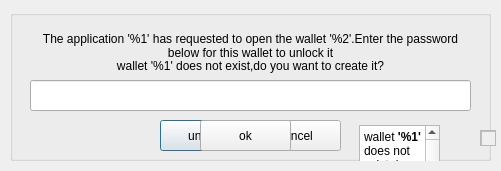
<?xml version="1.0" encoding="UTF-8"?>
<ui version="4.0">
 <class>password_dialog</class>
 <widget class="QDialog" name="password_dialog">
  <property name="geometry">
   <rect>
    <x>0</x>
    <y>0</y>
    <width>501</width>
    <height>171</height>
   </rect>
  </property>
  <property name="windowTitle">
   <string>lxqt wallet service</string>
  </property>
  <widget class="QGroupBox" name="groupBox">
   <property name="geometry">
    <rect>
     <x>10</x>
     <y>10</y>
     <width>481</width>
     <height>151</height>
    </rect>
   </property>
   <property name="title">
    <string/>
   </property>
   <widget class="QLabel" name="labelHeader">
    <property name="geometry">
     <rect>
      <x>20</x>
      <y>0</y>
      <width>441</width>
      <height>71</height>
     </rect>
    </property>
    <property name="text">
     <string>The application '%1' has requested to open the wallet '%2'.Enter the password below for this wallet to unlock it</string>
    </property>
    <property name="alignment">
     <set>Qt::AlignCenter</set>
    </property>
    <property name="wordWrap">
     <bool>true</bool>
    </property>
   </widget>
   <widget class="QLineEdit" name="lineEditKey">
    <property name="geometry">
     <rect>
      <x>20</x>
      <y>70</y>
      <width>441</width>
      <height>31</height>
     </rect>
    </property>
    <property name="echoMode">
     <enum>QLineEdit::Password</enum>
    </property>
   </widget>
   <widget class="QLabel" name="labelWalletDoesNotExist">
    <property name="geometry">
     <rect>
      <x>10</x>
      <y>10</y>
      <width>461</width>
      <height>91</height>
     </rect>
    </property>
    <property name="text">
     <string>wallet '%1' does not exist,do you want to create it?</string>
    </property>
    <property name="alignment">
     <set>Qt::AlignCenter</set>
    </property>
   </widget>
   <widget class="QTextEdit" name="textEdit_2">
    <property name="geometry">
     <rect>
      <x>349</x>
      <y>115</y>
      <width>81</width>
      <height>51</height>
     </rect>
    </property>
    <property name="html">
     <string>&lt;!DOCTYPE HTML PUBLIC &quot;-//W3C//DTD HTML 4.0//EN&quot; &quot;http://www.w3.org/TR/REC-html40/strict.dtd&quot;&gt;
&lt;html&gt;&lt;head&gt;&lt;meta name=&quot;qrichtext&quot; content=&quot;1&quot; /&gt;&lt;style type=&quot;text/css&quot;&gt;
p, li { white-space: pre-wrap; }
&lt;/style&gt;&lt;/head&gt;&lt;body style=&quot; font-family:'Sans Serif'; font-size:9pt; font-weight:400; font-style:normal;&quot;&gt;
&lt;p style=&quot; margin-top:0px; margin-bottom:0px; margin-left:0px; margin-right:0px; -qt-block-indent:0; text-indent:0px;&quot;&gt;wallet &lt;span style=&quot; font-weight:600;&quot;&gt;'%1'&lt;/span&gt; does not exist,do you want to create it?&lt;/p&gt;&lt;/body&gt;&lt;/html&gt;</string>
    </property>
   </widget>
  </widget>
  <widget class="QPushButton" name="pushButtonSend">
   <property name="geometry">
    <rect>
     <x>160</x>
     <y>120</y>
     <width>91</width>
     <height>31</height>
    </rect>
   </property>
   <property name="text">
    <string>unlock</string>
   </property>
  </widget>
  <widget class="QPushButton" name="pushButtonCancel">
   <property name="geometry">
    <rect>
     <x>250</x>
     <y>120</y>
     <width>91</width>
     <height>31</height>
    </rect>
   </property>
   <property name="text">
    <string>cancel</string>
   </property>
  </widget>
  <widget class="QTextEdit" name="textEdit">
   <property name="geometry">
    <rect>
     <x>480</x>
     <y>130</y>
     <width>16</width>
     <height>16</height>
    </rect>
   </property>
   <property name="html">
    <string>&lt;!DOCTYPE HTML PUBLIC &quot;-//W3C//DTD HTML 4.0//EN&quot; &quot;http://www.w3.org/TR/REC-html40/strict.dtd&quot;&gt;
&lt;html&gt;&lt;head&gt;&lt;meta name=&quot;qrichtext&quot; content=&quot;1&quot; /&gt;&lt;style type=&quot;text/css&quot;&gt;
p, li { white-space: pre-wrap; }
&lt;/style&gt;&lt;/head&gt;&lt;body style=&quot; font-family:'Sans Serif'; font-size:9pt; font-weight:400; font-style:normal;&quot;&gt;
&lt;p style=&quot; margin-top:0px; margin-bottom:0px; margin-left:0px; margin-right:0px; -qt-block-indent:0; text-indent:0px;&quot;&gt;The application &lt;span style=&quot; font-weight:600;&quot;&gt;'%1'&lt;/span&gt; has requested to open the wallet&lt;span style=&quot; font-weight:600;&quot;&gt; '%2'&lt;/span&gt;.Enter the password below for this wallet to unlock it&lt;/p&gt;&lt;/body&gt;&lt;/html&gt;</string>
   </property>
  </widget>
  <widget class="QPushButton" name="pushButtonOK">
   <property name="geometry">
    <rect>
     <x>200</x>
     <y>120</y>
     <width>91</width>
     <height>31</height>
    </rect>
   </property>
   <property name="text">
    <string>ok</string>
   </property>
  </widget>
 </widget>
 <resources/>
 <connections/>
</ui>
